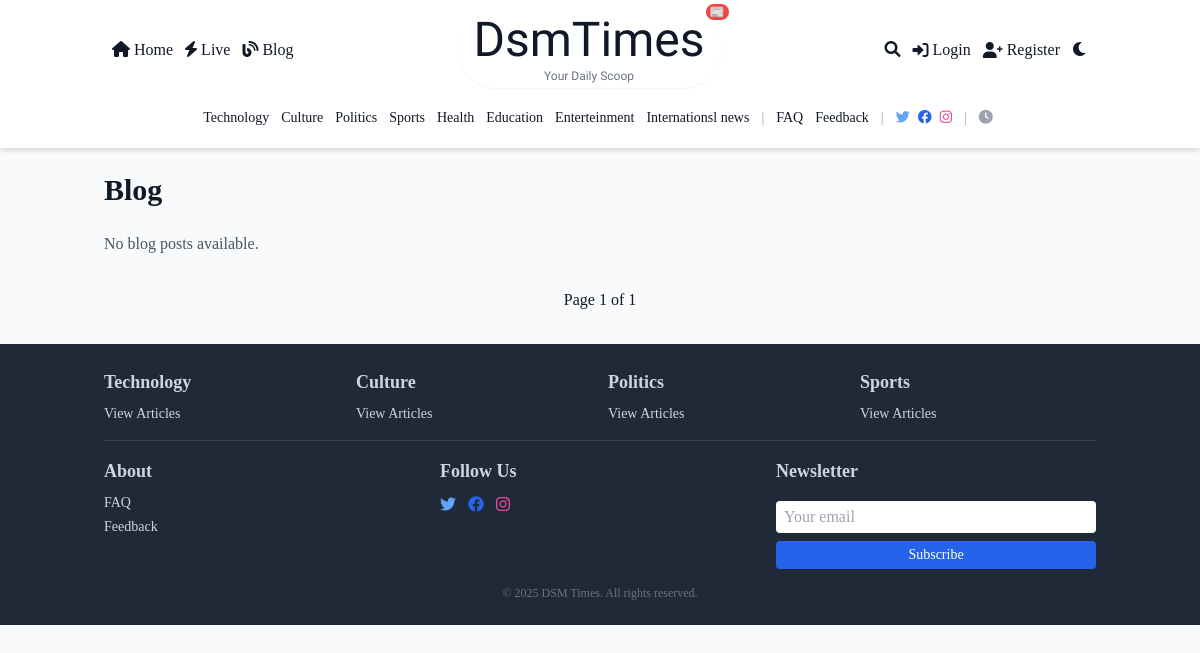
Page /blog/ on the earlier database version.
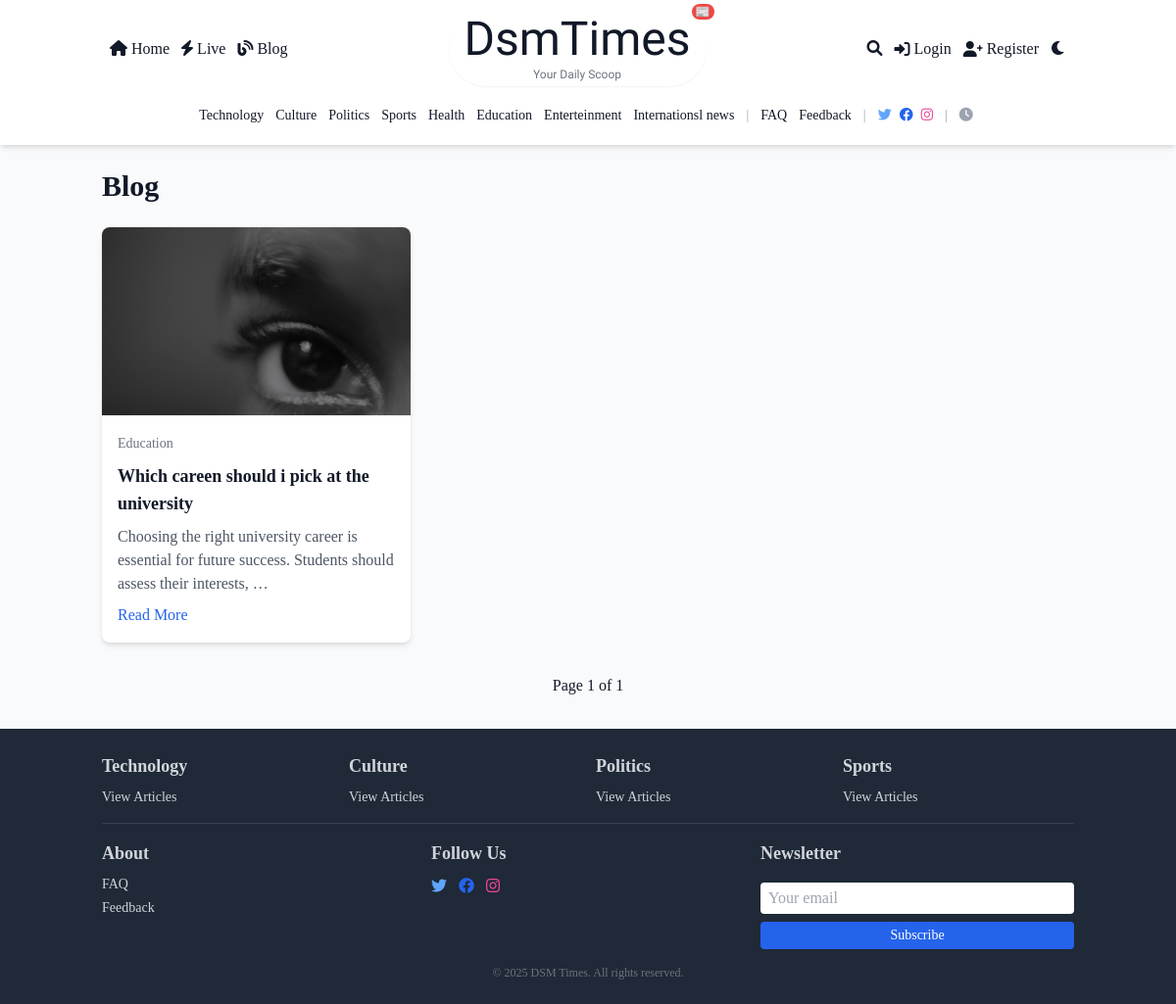
Same page on the later database version.
### core/models.py (models this page shows, shortened)
class Category(models.Model):
    name = models.CharField(max_length=100, unique=True)
    slug = models.SlugField(unique=True)
    description = models.TextField(blank=True)
    image = models.ImageField(upload_to='category_images/', blank=True)
    is_special = models.BooleanField(default=False)
    color = models.CharField(max_length=7, blank=True, default='#000000')  # Hex color code

class BlogPost(models.Model):
    STATUS_CHOICES = (
        ('draft', 'Draft'),
        ('published', 'Published'),
        ('hidden', 'Hidden'),
    )
    title = models.CharField(max_length=200)
    slug = models.SlugField(unique=True)
    author = models.ForeignKey(User, on_delete=models.CASCADE, related_name='blog_posts')
    category = models.ForeignKey(Category, on_delete=models.SET_NULL, null=True, blank=True)
    tags = models.ManyToManyField(Tag, blank=True)
    content = models.TextField()
    summary = models.TextField(max_length=500)
    featured_image = models.ImageField(upload_to='blog_images/', blank=True, null=True)
    status = models.CharField(max_length=20, choices=STATUS_CHOICES, default='draft')
    submitted_at = models.DateTimeField(auto_now_add=True)
    published_at = models.DateTimeField(null=True, blank=True)
    updated_at = models.DateTimeField(auto_now=True)
    views_count = models.PositiveIntegerField(default=0)
    read_time_minutes = models.PositiveIntegerField(default=5)
    class Meta:
        verbose_name = "Blog Post"
        verbose_name_plural = "Blog Posts"

### core/views.py (the view)
# urls.py: path('blog/', views.blog, name='blog'),
def blog(request):
    blog_posts = BlogPost.objects.filter(status='published').order_by('-published_at')
    paginator = Paginator(blog_posts, 10)
    page_number = request.GET.get('page')
    page_obj = paginator.get_page(page_number)
    return render(request, 'core/blog.html', {'page_obj': page_obj})

### core/context_processors.py (called while the page is built)
def global_context(request):
    categories = Category.objects.all()
    dark_mode = request.session.get('dark_mode', False)
    return {'categories': categories, 'dark_mode': dark_mode}

### core/templates/core/blog.html (shortened to what this page needs)
{% extends 'core/base.html' %}
{% block content %}
    <section class="max-w-6xl mx-auto px-4 sm:px-0">
        <h1 class="text-2xl sm:text-3xl font-bold mb-6 text-gray-900 dark:text-white">Blog</h1>
        <div class="grid grid-cols-1 sm:grid-cols-2 lg:grid-cols-3 gap-6">
            {% for post in page_obj %}
                <div class="bg-white dark:bg-gray-800 rounded-lg shadow-md overflow-hidden hover:shadow-lg transition">
                    {% if post.featured_image %}
                        <img src="{{ post.featured_image.url }}" class="w-full h-48 object-cover" alt="{{ post.title }}">
                    {% else %}
                        <div class="w-full h-48 bg-gray-200 dark:bg-gray-700 flex items-center justify-center text-gray-500 dark:text-gray-400">No Image</div>
                    {% endif %}
                    <div class="p-4">
                        {% if post.category %}
                            <span class="text-sm text-gray-500 dark:text-gray-400 {% if post.category.is_special %}special-category{% endif %}" data-color="{{ post.category.color }}">
                                {{ post.category.name }}
                            </span>
                        {% else %}
                            <span class="text-sm text-gray-500 dark:text-gray-400">Uncategorized</span>
                        {% endif %}
                        <h3 class="text-lg font-semibold mt-2 text-gray-900 dark:text-white">{{ post.title }}</h3>
                        <p class="mt-2 text-gray-600 dark:text-gray-300">{{ post.summary|truncatewords:15 }}</p>
                        <a href="{% url 'blog_post_detail' post.slug %}" class="mt-2 inline-block text-blue-600 hover:underline">Read More</a>
                    </div>
                </div>
            {% empty %}
                <p class="text-gray-600 dark:text-gray-300 col-span-full">No blog posts available.</p>
            {% endfor %}
        </div>
        <div class="mt-6 flex justify-center space-x-2">
            <span class="px-4 py-2">Page {{ page_obj.number }} of {{ page_obj.paginator.num_pages }}</span>
        </div>
    </section>
{% endblock %}

### core/templates/core/base.html (shortened to what this page needs)
{% load static %}
<!DOCTYPE html>
<html lang="en" class="{% if request.session.dark_mode %}dark{% endif %}">
<head>
    <link href="https://cdn.jsdelivr.net/npm/tailwindcss@2.2.19/dist/tailwind.min.css" rel="stylesheet">
    <link rel="stylesheet" href="https://cdnjs.cloudflare.com/ajax/libs/font-awesome/6.0.0/css/all.min.css">
    <link rel="stylesheet" href="{% static 'css/custom.css' %}">
</head>
<body class="bg-gray-50 dark:bg-gray-900 text-gray-900 dark:text-white font-serif antialiased">
    <header class="bg-white dark:bg-transparent shadow-md dark:shadow-none sticky top-0 z-50">
        <nav class="container mx-auto px-4 py-3">
            <div class="flex items-center justify-between">
                <div class="hidden sm:flex items-center space-x-3 dark:bg-transparent rounded-md px-2 py-1">
                    <a href="{% url 'home' %}" class="text-gray-900 dark:text-white hover:text-blue-500 dark:hover:text-blue-400 transition"><i class="fas fa-home mr-1"></i>Home</a>
                    <a href="{% url 'live_updates' %}" class="text-gray-900 dark:text-white hover:text-blue-500 dark:hover:text-blue-400 transition"><i class="fas fa-bolt mr-1"></i>Live</a>
                    <a href="{% url 'blog' %}" class="text-gray-900 dark:text-white hover:text-blue-500 dark:hover:text-blue-400 transition"><i class="fas fa-blog mr-1"></i>Blog</a>
                </div>
                <div class="flex-1 flex justify-center">
                    <a href="{% url 'home' %}" class="relative text-4xl sm:text-5xl lobster-regular font-semibold text-gray-900 dark:text-white hover:text-blue-500 dark:hover:text-blue-400 transition-colors duration-300 ease-in-out  dark:bg-transparent rounded-full px-4 py-1 shadow-sm dark:shadow-none">
                        DsmTimes
                        <span class="absolute -top-2 -right-2 text-xs bg-red-500 text-white rounded-full px-1 animate-pulse">📰</span>
                        <span class="block text-xs text-center text-gray-500 dark:text-gray-300 mt-1">Your Daily Scoop</span>
                    </a>
                </div>
                <div class="flex items-center space-x-2 sm:space-x-3  dark:bg-transparent rounded-md px-2 py-1">
                    <a href="{% url 'search' %}" class="text-gray-900 dark:text-white hover:text-blue-500 dark:hover:text-blue-400 transition"><i class="fas fa-search"></i></a>
                    {% if user.is_authenticated %}
                        <a href="{% url 'profile' %}" class="text-gray-900 dark:text-white hover:text-blue-500 dark:hover:text-blue-400 transition hidden sm:flex items-center text-sm"><i class="fas fa-user mr-1"></i>{{ user.username|truncatechars:10 }}{% if user.userprofile.is_editor %}{% if user.userprofile.is_chief_editor %} (Chief){% else %} (Ed){% endif %}{% endif %}</a>
                        {% if user.userprofile.is_editor %}
                            <a href="{% url 'submit_article' %}" class="text-gray-900 dark:text-white hover:text-blue-500 dark:hover:text-blue-400 transition hidden sm:flex items-center"><i class="fas fa-pen-to-square mr-1"></i>Submit Article</a>
                        {% endif %}
                        {% if user.userprofile.is_chief_editor %}
                            <a href="{% url 'custom_admin' %}" class="text-gray-900 dark:text-white hover:text-blue-500 dark:hover:text-blue-400 transition hidden sm:flex items-center"><i class="fas fa-crown mr-1"></i>Admin</a>
                        {% endif %}
                        <form method="post" action="{% url 'custom_logout' %}" class="inline hidden sm:block">
                            {% csrf_token %}
                            <button type="submit" class="text-gray-900 dark:text-white hover:text-blue-500 dark:hover:text-blue-400 transition flex items-center"><i class="fas fa-sign-out-alt mr-1"></i>Logout</button>
                        </form>
                    {% else %}
                        <a href="{% url 'login' %}" class="text-gray-900 dark:text-white hover:text-blue-500 dark:hover:text-blue-400 transition hidden sm:flex items-center"><i class="fas fa-sign-in-alt mr-1"></i>Login</a>
                        <a href="{% url 'register' %}" class="text-gray-900 dark:text-white hover:text-blue-500 dark:hover:text-blue-400 transition hidden sm:flex items-center"><i class="fas fa-user-plus mr-1"></i>Register</a>
                    {% endif %}
                    <a href="{% url 'toggle_dark_mode' %}" class="text-gray-900 dark:text-white hover:text-blue-500 dark:hover:text-blue-400 transition">
                        <i class="{% if request.session.dark_mode %}fas fa-sun text-yellow-400 dark:text-yellow-300{% else %}fas fa-moon{% endif %}"></i>
                    </a>
                </div>
            </div>
            <div class="hidden sm:flex justify-center mt-3">
                <div class=" dark:bg-transparent rounded-md px-3 py-2 flex flex-wrap items-center space-x-3 text-sm">
                    {% for category in categories %}
                        <a href="{% url 'category_detail' category.slug %}" class="text-gray-900 dark:text-white hover:text-blue-500 dark:hover:text-blue-400 transition relative {% if category.is_special %}special-category{% endif %}" data-color="{{ category.color }}">
                            {{ category.name }}
                        </a>
                    {% endfor %}
                    <span class="text-gray-400 dark:text-gray-300 mx-1">|</span>
                    <a href="{% url 'faq' %}" class="text-gray-900 dark:text-white hover:text-blue-500 dark:hover:text-blue-400 transition">FAQ</a>
                    <a href="{% url 'feedback' %}" class="text-gray-900 dark:text-white hover:text-blue-500 dark:hover:text-blue-400 transition">Feedback</a>
                    <span class="text-gray-400 dark:text-gray-300 mx-1">|</span>
                    <div class="flex space-x-2">
                        <a href="#" class="text-blue-400 dark:text-blue-300 hover:text-blue-500 dark:hover:text-blue-400"><i class="fab fa-twitter"></i></a>
                        <a href="#" class="text-blue-600 dark:text-blue-500 hover:text-blue-700 dark:hover:text-blue-600"><i class="fab fa-facebook"></i></a>
                        <a href="#" class="text-pink-500 dark:text-pink-400 hover:text-pink-600 dark:hover:text-pink-500"><i class="fab fa-instagram"></i></a>
                    </div>
                    <span class="text-gray-400 dark:text-gray-300 mx-1">|</span>
                    <span><i class="fas fa-clock mr-1 text-gray-400 dark:text-gray-300"></i>{{ "now"|date:"H:i, F j, Y" }}</span>
                </div>
            </div>
        </nav>
    </header>
    <main class="container mx-auto px-4 py-6">
        {% block content %}{% endblock %}
    </main>
    <footer class="bg-gray-800 dark:bg-transparent text-gray-300 dark:text-gray-200 py-6">
        <div class="container mx-auto px-4 grid grid-cols-1 sm:grid-cols-2 md:grid-cols-4 gap-4">
            {% for category in categories.all|slice:":4" %}
                <div>
                    <h3 class="text-base sm:text-lg font-semibold mb-2">{{ category.name }}</h3>
                    <ul class="space-y-1 text-sm">
                        <li><a href="{% url 'category_detail' category.slug %}" class="hover:text-blue-400 dark:hover:text-blue-300 transition">View Articles</a></li>
                    </ul>
                </div>
            {% endfor %}
            <div class="mt-4 sm:mt-0 md:col-span-4 border-t border-gray-700 dark:border-gray-600 pt-4 grid grid-cols-1 sm:grid-cols-3 gap-4">
                <div>
                    <h3 class="text-base sm:text-lg font-semibold mb-2">About</h3>
                    <ul class="space-y-1 text-sm">
                        <li><a href="{% url 'faq' %}" class="hover:text-blue-400 dark:hover:text-blue-300 transition">FAQ</a></li>
                        <li><a href="{% url 'feedback' %}" class="hover:text-blue-400 dark:hover:text-blue-300 transition">Feedback</a></li>
                    </ul>
                </div>
                <div>
                    <h3 class="text-base sm:text-lg font-semibold mb-2">Follow Us</h3>
                    <div class="flex space-x-3">
                        <a href="#" class="text-blue-400 dark:text-blue-300 hover:text-blue-500 dark:hover:text-blue-400 transition"><i class="fab fa-twitter"></i></a>
                        <a href="#" class="text-blue-600 dark:text-blue-500 hover:text-blue-700 dark:hover:text-blue-600 transition"><i class="fab fa-facebook"></i></a>
                        <a href="#" class="text-pink-500 dark:text-pink-400 hover:text-pink-600 dark:hover:text-pink-500 transition"><i class="fab fa-instagram"></i></a>
                    </div>
                </div>
                <div>
                    <h3 class="text-base sm:text-lg font-semibold mb-2">Newsletter</h3>
                    <form action="{% url 'subscribe' %}" method="post" class="flex flex-col space-y-2">
                        <input type="email" placeholder="Your email" class="w-full px-2 py-1 text-gray-900 dark:text-gray-200 bg-white dark:bg-transparent rounded focus:outline-none focus:ring-1 focus:ring-blue-400 dark:focus:ring-blue-500">
                        <button type="submit" class="w-full bg-blue-600 hover:bg-blue-700 dark:bg-transparent dark:hover:bg-blue-800 dark:border dark:border-blue-500 text-white py-1 text-sm rounded transition">Subscribe</button>
                    </form>
                </div>
            </div>
        </div>
        <p class="text-center mt-4 text-gray-500 dark:text-gray-400 text-xs">© 2025 DSM Times. All rights reserved.</p>
    </footer>
</body>
</html>

### static/css/custom.css (style rules this page uses)
body { font-family: 'Times New Roman', Times, serif; }
.lobster-regular { font-family: "Lobster", sans-serif; font-weight: 400; font-style: normal; }

Differences in the rows shown:
added BlogPost: featured_image (picture), category.name "Education", title "Which careen should i pick at the university", summary "Choosing the right university career is essential for future success. Students should assess their interests, …"
Other differences:
text no longer shown: "No blog posts available."
